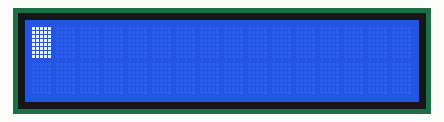
Recording of a program running on a simulated ATmega32, built with avr-gcc and emulated at 8 MHz. On the bench: 16×2 character LCD. Wiring (inferred from the names in the program): character LCD (HD44780): RS PB0; E PB1; data PA0, PA1, PA2, PA3, PA4, PA5, PA6, PA7.

Above: at 0.1 s.

The program:

main.c
```c
/*
 * LCD.c
 *
 * Created: 9/15/2023 12:29:58 AM
 * Author : Ziad Mahmoud Saad
 */

#include "LCD_Driver/LCD.h"
int main(void)
{
	char str[]="Ziad Mahmoud Saad";
	LCD_init();
    while (1)
    {
		LCD_WRITE_CHAR('A');
		_delay_ms(500);
		LCD_WRITE_CHAR('B');
		_delay_ms(500);
		LCD_clear_screen();
		_delay_ms(1000);
		LCD_WRITE_STRING(str);
		_delay_ms(1000);
		LCD_clear_screen();
		_delay_ms(1000);

    }
}
```

LCD.c
```c
/*
 * LCD.c
 *
 * Created: 9/15/2023 12:40:10 AM
 *  Author: Ziad Mahmoud Saad
 */
#include "LCD.h"

void LCD_clear_screen(void)
{
	LCD_WRITE_COMMAND(LCD_CLEAR_SCREEN)	;
}

void LCD_kick(){
	LCD_CTRL |= (1 << EN_SWITCH);
	_delay_ms(1);
	LCD_CTRL &= ~(1 << EN_SWITCH);
}

void LCD_init()
{
	_delay_ms(20);
	LCD_CTRL_DATADir |=(1<<EN_SWITCH) | (1<<RW_SWITCH) | (1<<RS_SWITCH) ;
	LCD_CTRL &=~((1<<EN_SWITCH) | (1<<RW_SWITCH) | (1<<RS_SWITCH)) ;
	LCD_DATA_DATADir = 0xFF ;
	LCD_WRITE_COMMAND(LCD_CLEAR_SCREEN);
	_delay_ms(10);
	#ifdef EIGHT_BIT_MODE
		LCD_WRITE_COMMAND(LCD_FUNCTION_8BIT_2LINES);
	#endif

	#ifdef FOUR_BIT_MODE
		LCD_WRITE_COMMAND(LCD_FUNCTION_4BIT_2LINES);
	#endif
	LCD_WRITE_COMMAND(LCD_ENTRY_MODE);
	LCD_WRITE_COMMAND(LCD_BEGIN_AT_FIRST_ROW);
	LCD_WRITE_COMMAND(LCD_DISP_ON_CURSOR_BLINK);
}

void LCD_isbusy()
{
	LCD_DATA_DATADir &= ~(0xFF<<DATA_SHIFT);
	LCD_CTRL |= 1<<RW_SWITCH ;
	LCD_CTRL &= ~(1<<RS_SWITCH);
	LCD_kick();
	LCD_DATA_DATADir |= (0xFF<<DATA_SHIFT);
	LCD_CTRL &= ~(1 << RW_SWITCH);
}

void LCD_WRITE_COMMAND(unsigned char command)
{
	LCD_isbusy();
	#ifdef EIGHT_BIT_MODE
		LCD_DATA = command ;
		LCD_kick();
	#endif

	#ifdef FOUR_BIT_MODE
		LCD_DATA =  (LCD_DATA & 0x0F) | (command & 0xF0) ;
		LCD_kick();
		LCD_DATA =  (LCD_DATA & 0x0F) | (command << 4) ;
		LCD_kick();
	#endif


}

void LCD_WRITE_CHAR(char character)
{
	LCD_isbusy();
	#ifdef EIGHT_BIT_MODE
		LCD_CTRL |= 1<<RS_SWITCH ;
		LCD_DATA = character ;
		LCD_kick();
	#endif

	#ifdef FOUR_BIT_MODE
	LCD_CTRL |= 1<<RS_SWITCH ;
	LCD_DATA =  (LCD_DATA & 0x0F) | (character & 0xF0) ;
	LCD_kick();
	LCD_DATA =  (LCD_DATA & 0x0F) | (character << 4) ;
	LCD_kick();
	#endif
}

void LCD_GOTO_XY(unsigned char line, unsigned char position)
{
	if(line==1 && position>=0 && position<16)
	{
		LCD_WRITE_COMMAND(LCD_BEGIN_AT_FIRST_ROW+position);
	}else if(line==2)
	{
		LCD_WRITE_COMMAND(LCD_BEGIN_AT_SECOND_ROW+position);
	}
}

void LCD_WRITE_STRING(char* string)
{
	int count=0;
	while(*string!=0)
	{
		count++;
		LCD_WRITE_CHAR(*string++);
		if (count == 16)
		{
			LCD_GOTO_XY(2,0);
		}else if (count == 32)
		{
			LCD_clear_screen();
			LCD_GOTO_XY(1,0);
			count=0;
		}
	}
}
```

LCD.h
```c
/*
 * LCD.h
 *
 * Created: 9/15/2023 12:40:21 AM
 *  Author: Ziad Mahmoud Saad
 */

#define F_CPU 8000000UL

#include<avr/io.h>
#include<util/delay.h>

#ifndef LCD_H_
#define LCD_H_

#define LCD_DATA PORTA
#define LCD_DATA_DATADir DDRA

#define LCD_CTRL PORTB
#define LCD_CTRL_DATADir DDRB

#define RS_SWITCH 0
#define RW_SWITCH 1
#define EN_SWITCH 2
#define DATA_SHIFT 0


#define EIGHT_BIT_MODE
//#define FOUR_BIT_MODE

#define LCD_FUNCTION_8BIT_2LINES   					(0x38)
#define LCD_FUNCTION_4BIT_2LINES   					(0x28)
#define LCD_MOVE_DISP_RIGHT       					(0x1C)
#define LCD_MOVE_DISP_LEFT   						(0x18)
#define LCD_MOVE_CURSOR_RIGHT   					(0x14)
#define LCD_MOVE_CURSOR_LEFT 	  					(0x10)
#define LCD_DISP_OFF   								(0x08)
#define LCD_DISP_ON_CURSOR   						(0x0E)
#define LCD_DISP_ON_CURSOR_BLINK   					(0x0F)
#define LCD_DISP_ON_BLINK   						(0x0D)
#define LCD_DISP_ON   								(0x0C)
#define LCD_ENTRY_DEC   							(0x04)
#define LCD_ENTRY_DEC_SHIFT   						(0x05)
#define LCD_ENTRY_INC_   							(0x06)
#define LCD_ENTRY_INC_SHIFT   						(0x07)
#define LCD_BEGIN_AT_FIRST_ROW						(0x80)
#define LCD_BEGIN_AT_SECOND_ROW						(0xC0)
#define LCD_CLEAR_SCREEN							(0x01)
#define LCD_ENTRY_MODE								(0x06)

void LCD_init(void);
void LCD_WRITE_COMMAND(unsigned char command);
void LCD_WRITE_CHAR(char character);
void LCD_WRITE_STRING(char* string);
void LCD_isbusy(void);
void LCD_kick(void);
void LCD_clear_screen(void);
void LCD_GOTO_XY(unsigned char line, unsigned char position);
#endif /* LCD_H_ */
```

Measured:
- what the display in image 0 shows lasts 2.1 s, from 0.0 s to 2.1 s
